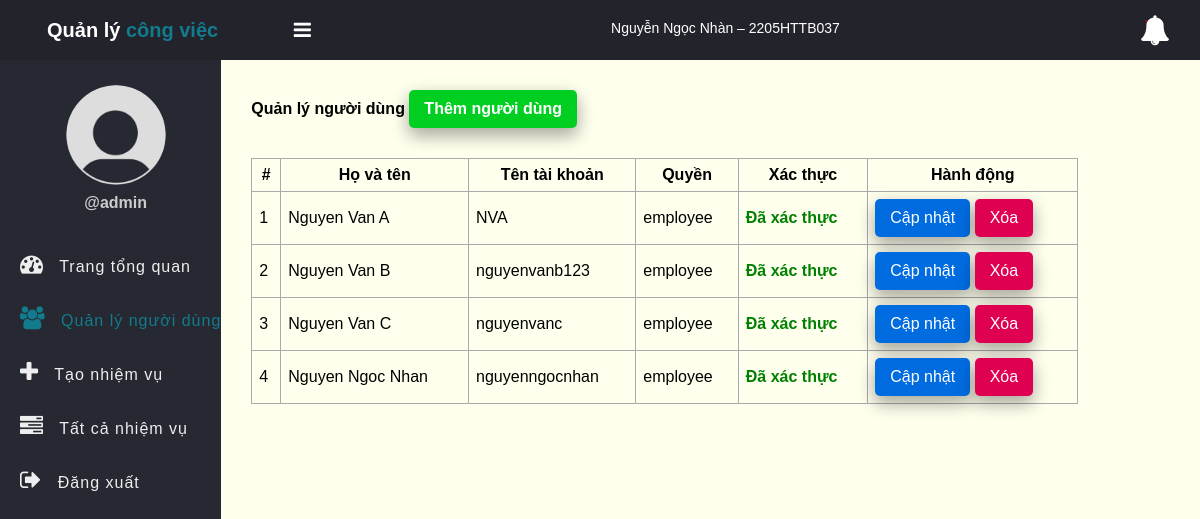
Screenshot of /user.php (signed in) with the database file from the repository.
### tables this page shows
CREATE TABLE `users` (
  `id` int(11) NOT NULL,
  `full_name` varchar(50) NOT NULL,
  `username` varchar(50) NOT NULL,
  `password` varchar(255) NOT NULL,
  `role` enum('admin','employee') NOT NULL,
  `is_verified` tinyint(1) NOT NULL DEFAULT 0,
  `created_at` timestamp NOT NULL DEFAULT current_timestamp()
);

### app/Model/User.php (called while the page is built, shortened)
<?php
function get_all_users($conn)
{
	$sql = "SELECT * FROM users WHERE role =? ";
	$stmt = $conn->prepare($sql);
	$stmt->execute(["employee"]);
	if ($stmt->rowCount() > 0) {
		$users = $stmt->fetchAll();
	} else $users = 0;
	return $users;
}

### user.php (the view, shortened to what this page needs)
<?php
if (isset($_SESSION['role']) && isset($_SESSION['id']) && $_SESSION['role'] == "admin") {
	include "DB_connection.php";
	include "app/Model/User.php";
	$users = get_all_users($conn);
?>
	<!DOCTYPE html>
	<html>
	<head>
		<link rel="stylesheet" href="https://stackpath.bootstrapcdn.com/font-awesome/4.7.0/css/font-awesome.min.css">
		<link rel="stylesheet" href="css/style.css">
	</head>
	<body>
		<?php include "inc/header.php" ?>
		<div class="body">
			<?php include "inc/nav.php" ?>
			<section class="section-1">
				<h4 class="title">Quản lý người dùng <a href="add-user.php">Thêm người dùng</a></h4>
				<?php if ($users != 0) { ?>
					<table class="main-table">
						<tr>
							<th>#</th>
							<th>Họ và tên</th>
							<th>Tên tài khoản</th>
							<th>Quyền</th>
							<th>Xác thực</th>
							<th>Hành động</th>
						</tr>
						<?php $i = 0;
						foreach ($users as $user) { ?>
							<tr>
								<td><?= ++$i ?></td>
								<td><?= $user['full_name'] ?></td>
								<td><?= $user['username'] ?></td>
								<td><?= $user['role'] ?></td>
								<td>
									<?php if ($user['is_verified']) { ?>
										<span style="color: green; font-weight: bold;">Đã xác thực</span>
									<?php } else { ?>
										<span style="color: orange; font-weight: bold;">Chờ xác thực</span>
									<?php } ?>
								</td>
								<td>
									<a href="edit-user.php?id=<?= $user['id'] ?>" class="edit-btn">Cập nhật</a>
									<a href="delete-user.php?id=<?= $user['id'] ?>" class="delete-btn">Xóa</a>
								</td>
							</tr>
						<?php	} ?>
					</table>
				<?php } else { ?>
					<h3>Empty</h3>
				<?php  } ?>
			</section>
		</div>
	</body>
	</html>
<?php } else {
	$em = "First login";
	header("Location: login.php?error=$em");
	exit();
}
?>

### inc/header.php (shortened to what this page needs)
<header class="header">
	<h2 class="u-name">Quản lý <b>công việc</b>
		<label for="checkbox">
			<i id="navbtn" class="fa fa-bars" aria-hidden="true"></i>
		</label>
	</h2>
	<p class="author" style=" margin-top: -5px;font-size: 14px;color: #fff;">Nguyễn Ngọc Nhàn – 2205HTTB037</p>
	<span class="notification" id="notificationBtn">
		<i class="fa fa-bell" aria-hidden="true"></i>
		<span id="notificationNum"></span>
	</span>
</header>

### inc/nav.php
<nav class="side-bar">
	<div class="user-p">
		<img src="img/user.png">
		<h4>@<?= $_SESSION['username'] ?></h4>
	</div>
	<?php
	if ($_SESSION['role'] == "employee") {
	?>
		<ul id="navList">
			<li>
				<a href="index.php">
					<i class="fa fa-tachometer" aria-hidden="true"></i>
					<span>Trang tổng quan</span>
				</a>
			</li>
			<li>
				<a href="my_task.php">
					<i class="fa fa-tasks" aria-hidden="true"></i>
					<span>Nhiệm vụ của tôi</span>
				</a>
			</li>
			<li>
				<a href="profile.php">
					<i class="fa fa-user" aria-hidden="true"></i>
					<span>Thông tin</span>
				</a>
			</li>
			<li>
				<a href="notifications.php">
					<i class="fa fa-bell" aria-hidden="true"></i>
					<span>Thông báo</span>
				</a>
			</li>
			<li>
				<a href="logout.php">
					<i class="fa fa-sign-out" aria-hidden="true"></i>
					<span>Đăng xuất</span>
				</a>
			</li>
		</ul>
	<?php } else { ?>
		<ul id="navList">
			<li>
				<a href="index.php">
					<i class="fa fa-tachometer" aria-hidden="true"></i>
					<span>Trang tổng quan</span>
				</a>
			</li>
			<li>
				<a href="user.php">
					<i class="fa fa-users" aria-hidden="true"></i>
					<span>Quản lý người dùng</span>
				</a>
			</li>
			<li>
				<a href="create_task.php">
					<i class="fa fa-plus" aria-hidden="true"></i>
					<span>Tạo nhiệm vụ</span>
				</a>
			</li>
			<li>
				<a href="tasks.php">
					<i class="fa fa-tasks" aria-hidden="true"></i>
					<span>Tất cả nhiệm vụ</span>
				</a>
			</li>
			<li>
				<a href="logout.php">
					<i class="fa fa-sign-out" aria-hidden="true"></i>
					<span>Đăng xuất</span>
				</a>
			</li>
		</ul>
	<?php } ?>
</nav>

### css/style.css (style rules this page uses)
* { padding: 0; margin: 0; box-sizing: border-box; font-family: arial, sans-serif; }
.header { display: flex; justify-content: space-between; align-items: center; padding: 15px 30px; background: #23242b; color: #fff; }
.u-name { font-size: 20px; padding-left: 17px; }
.u-name b { color: #127b8e; }
.header i { font-size: 30px; cursor: pointer; color: #fff; }
.header .notification { position: relative; cursor: pointer; }
.header .notification span { position: absolute; top: 5px; left: 5px; background: #C80000; padding: 1px; border-radius: 50%; }
.user-p { text-align: center; padding-left: 10px; padding-top: 25px; }
.user-p img { width: 100px; border-radius: 50%; }
.user-p h4 { color: #ccc; padding: 5px 0; }
.side-bar { width: 250px; background: #262931; min-height: 100vh; transition: 500ms width; }
.body { display: flex; }
.side-bar ul { margin-top: 20px; list-style: none; }
.side-bar ul li { font-size: 16px; padding: 15px 0px; padding-left: 20px; transition: 500ms background; white-space: nowrap; overflow: hidden; text-overflow: ellipsis; }
.side-bar ul li a { text-decoration: none; color: #eee; cursor: pointer; letter-spacing: 1px; }
.side-bar .active a { color: #127b8e !important; }
.side-bar .active a i { color: #127b8e !important; }
.side-bar ul li a i { display: inline-block; padding-right: 10px; font-size: 23px; }
#navbtn { display: inline-block; margin-left: 70px; font-size: 20px; transition: 500ms color; }
.section-1 { padding: 30px; }
.section-1 .title { margin-bottom: 10px; }
.section-1 .title a { text-decoration: none; display: inline-block; padding-left: 10px; border: none; background: #00CF22; padding: 10px 15px; color: #fff; font-size: 16px; border-radius: 5px; cursor: pointer; outline: none; transition: background 1s; box-shadow: 0 8px 16px 0 rgba(0,0,0,0.2), 0 6px 20px 0 rgba(0,0,0,0.19); }
.section-1 { width: 100%; background: #ffe; }
.main-table, .main-table tr, .main-table th, .main-table td { border: 1px solid #aaa; border-collapse: collapse; padding: 7px; }
.main-table { width: 90%; margin-top: 30px; }
.delete-btn { text-decoration: none; display: inline-block; padding-left: 10px; border: none; background: #E00051; padding: 10px 15px; color: #fff; font-size: 16px; border-radius: 5px; cursor: pointer; outline: none; transition: background 1s; box-shadow: 0 8px 16px 0 rgba(0,0,0,0.2), 0 6px 20px 0 rgba(0,0,0,0.19); }
.edit-btn { text-decoration: none; display: inline-block; padding-left: 10px; border: none; background: #006CE0; padding: 10px 15px; color: #fff; font-size: 16px; border-radius: 5px; cursor: pointer; outline: none; transition: background 1s; box-shadow: 0 8px 16px 0 rgba(0,0,0,0.2), 0 6px 20px 0 rgba(0,0,0,0.19); }

### rows the page displays
users: full_name "Nguyen Van A", username "NVA", role "employee", is_verified "Đã xác thực"
users: full_name "Nguyen Van B", username "nguyenvanb123", role "employee", is_verified "Đã xác thực"
users: full_name "Nguyen Van C", username "nguyenvanc", role "employee", is_verified "Đã xác thực"
users: full_name "Nguyen Ngoc Nhan", username "nguyenngocnhan", role "employee", is_verified "Đã xác thực"

### other values shown
$_SESSION['username'] "admin"
